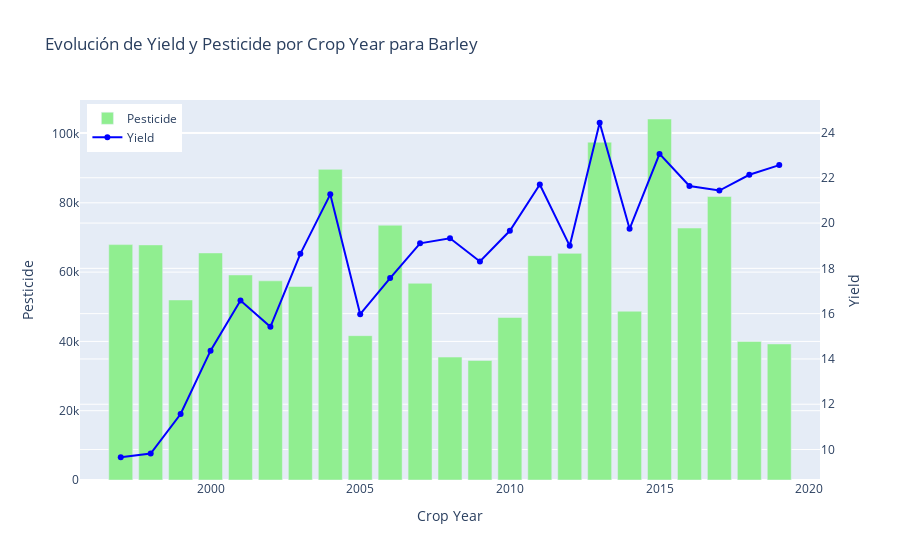
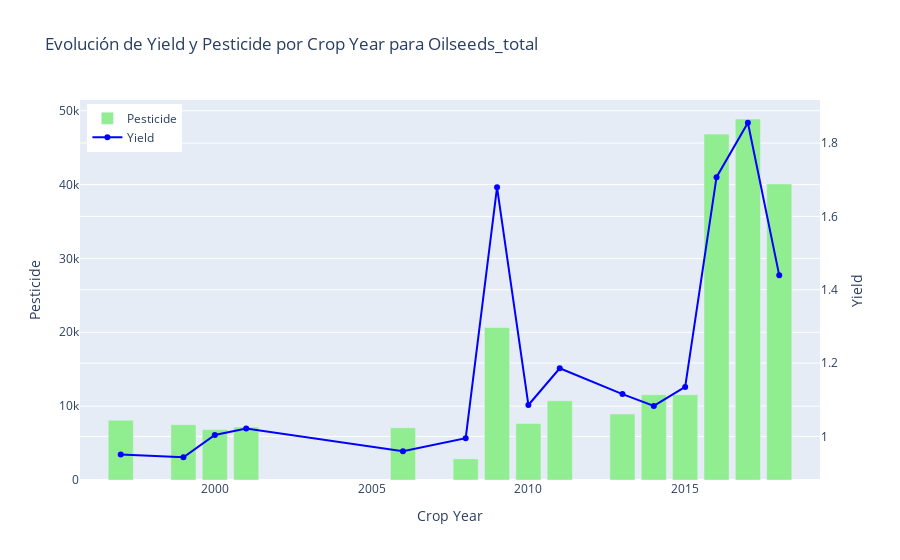
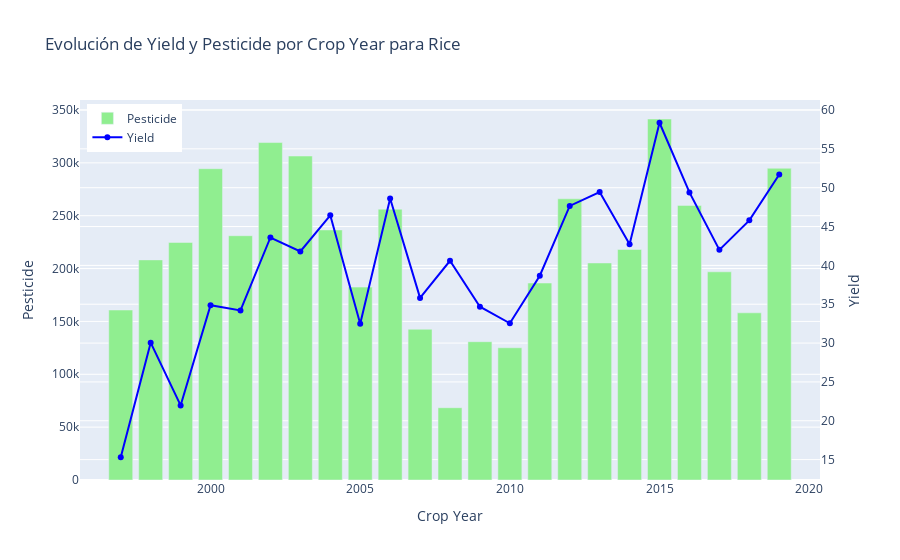
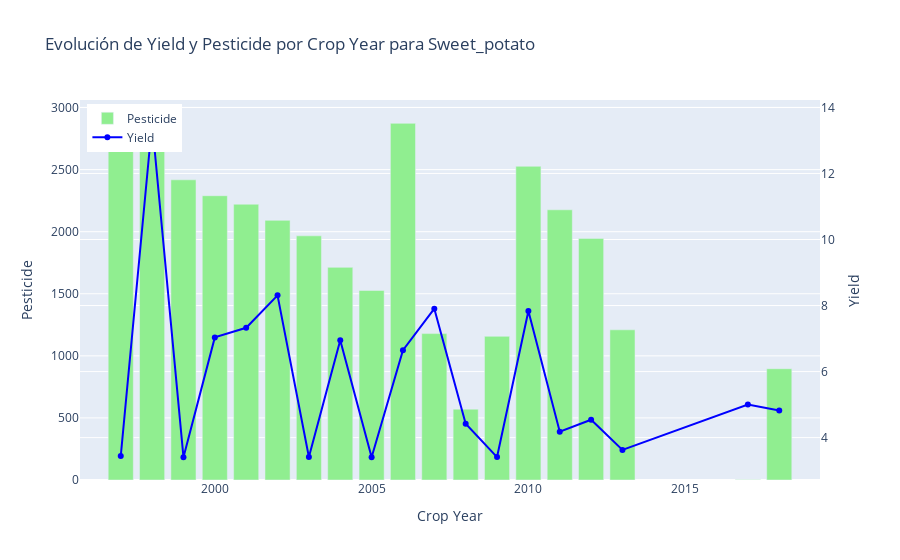

Source (notebook cell) for these figures, in order:
### Markdown cell above
### Pesticide

### Code cell
for name, df in work_dfs.items():
    rinde_por_columna_interactivo(df, "Pesticide", name)

### Figure 1 — Plotly figure (JSON) as saved in the notebook; plotly's stock layout.template omitted (floating-point values rounded to 4 significant figures)
{"data": [{"marker": {"color": "lightgreen"}, "name": "Pesticide", "type": "bar", "x": [1997, 1998, 1999, 2000, 2001, 2002, 2003, 2004, 2005, 2006, 2007, 2008, 2009, 2010, 2011, 2012, 2013, 2014, 2015, 2016, 2017, 2018, 2019], "y": [67940.0, 67850.0, 51960.0, 65540.0, 59180.0, 57480.0, 55860.0, 89660.0, 41660.0, 73520.0, 56780.0, 35480.0, 34490.0, 46900.0, 64750.0, 65410.0, 97510.0, 48710.0, 104200.0, 72720.0, 81840.0, 39990.0, 39260.0]}, {"marker": {"color": "blue"}, "mode": "lines+markers", "name": "Yield", "type": "scatter", "x": [1997, 1998, 1999, 2000, 2001, 2002, 2003, 2004, 2005, 2006, 2007, 2008, 2009, 2010, 2011, 2012, 2013, 2014, 2015, 2016, 2017, 2018, 2019], "y": [9.659, 9.82, 11.57, 14.37, 16.58, 15.42, 18.64, 21.27, 15.98, 17.57, 19.1, 19.33, 18.3, 19.66, 21.7, 18.99, 24.43, 19.74, 23.05, 21.64, 21.44, 22.13, 22.56], "yaxis": "y2"}], "layout": {"bargap": 0.2, "legend": {"x": 0.01, "y": 0.99}, "title": {"text": "Evolución de Yield y Pesticide por Crop Year para Barley"}, "xaxis": {"title": {"text": "Crop Year"}}, "yaxis": {"title": {"text": "Pesticide"}}, "yaxis2": {"overlaying": "y", "side": "right", "title": {"text": "Yield"}}}}

### Figure 2 — Plotly figure (JSON) as saved in the notebook; plotly's stock layout.template omitted (floating-point values rounded to 4 significant figures)
{"data": [{"marker": {"color": "lightgreen"}, "name": "Pesticide", "type": "bar", "x": [1997, 1999, 2000, 2001, 2006, 2008, 2009, 2010, 2011, 2013, 2014, 2015, 2016, 2017, 2018], "y": [8097.0, 7492.0, 6838.0, 7166.0, 7075.0, 2861.0, 20650.0, 7645.0, 10720.0, 8941.0, 11550.0, 11550.0, 46830.0, 48880.0, 40080.0]}, {"marker": {"color": "blue"}, "mode": "lines+markers", "name": "Yield", "type": "scatter", "x": [1997, 1999, 2000, 2001, 2006, 2008, 2009, 2010, 2011, 2013, 2014, 2015, 2016, 2017, 2018], "y": [0.9508, 0.9431, 1.004, 1.022, 0.9594, 0.995, 1.679, 1.086, 1.186, 1.115, 1.083, 1.135, 1.707, 1.855, 1.439], "yaxis": "y2"}], "layout": {"bargap": 0.2, "legend": {"x": 0.01, "y": 0.99}, "title": {"text": "Evolución de Yield y Pesticide por Crop Year para Oilseeds_total"}, "xaxis": {"title": {"text": "Crop Year"}}, "yaxis": {"title": {"text": "Pesticide"}}, "yaxis2": {"overlaying": "y", "side": "right", "title": {"text": "Yield"}}}}

### Figure 3 — Plotly figure (JSON) as saved in the notebook; plotly's stock layout.template omitted (floating-point values rounded to 4 significant figures)
{"data": [{"marker": {"color": "lightgreen"}, "name": "Pesticide", "type": "bar", "x": [1997, 1998, 1999, 2000, 2001, 2002, 2003, 2004, 2005, 2006, 2007, 2008, 2009, 2010, 2011, 2012, 2013, 2014, 2015, 2016, 2017, 2018, 2019], "y": [160800.0, 208200.0, 224700.0, 294500.0, 231100.0, 319200.0, 306500.0, 236600.0, 182500.0, 256200.0, 142600.0, 68360.0, 130800.0, 125100.0, 186300.0, 266000.0, 205300.0, 218100.0, 341500.0, 259700.0, 196900.0, 158100.0, 294900.0]}, {"marker": {"color": "blue"}, "mode": "lines+markers", "name": "Yield", "type": "scatter", "x": [1997, 1998, 1999, 2000, 2001, 2002, 2003, 2004, 2005, 2006, 2007, 2008, 2009, 2010, 2011, 2012, 2013, 2014, 2015, 2016, 2017, 2018, 2019], "y": [15.3, 30.05, 21.97, 34.87, 34.2, 43.59, 41.79, 46.45, 32.48, 48.62, 35.81, 40.6, 34.68, 32.55, 38.67, 47.65, 49.43, 42.71, 58.36, 49.4, 42.0, 45.79, 51.7], "yaxis": "y2"}], "layout": {"bargap": 0.2, "legend": {"x": 0.01, "y": 0.99}, "title": {"text": "Evolución de Yield y Pesticide por Crop Year para Rice"}, "xaxis": {"title": {"text": "Crop Year"}}, "yaxis": {"title": {"text": "Pesticide"}}, "yaxis2": {"overlaying": "y", "side": "right", "title": {"text": "Yield"}}}}

### Figure 4 — Plotly figure (JSON) as saved in the notebook; plotly's stock layout.template omitted (floating-point values rounded to 4 significant figures)
{"data": [{"marker": {"color": "lightgreen"}, "name": "Pesticide", "type": "bar", "x": [1997, 1998, 1999, 2000, 2001, 2002, 2003, 2004, 2005, 2006, 2007, 2008, 2009, 2010, 2011, 2012, 2013, 2017, 2018], "y": [2908.0, 2759.0, 2418.0, 2290.0, 2221.0, 2091.0, 1967.0, 1713.0, 1526.0, 2873.0, 1179.0, 570.5, 1157.0, 2527.0, 2176.0, 1946.0, 1210.0, 2.66, 896.4]}, {"marker": {"color": "blue"}, "mode": "lines+markers", "name": "Yield", "type": "scatter", "x": [1997, 1998, 1999, 2000, 2001, 2002, 2003, 2004, 2005, 2006, 2007, 2008, 2009, 2010, 2011, 2012, 2013, 2017, 2018], "y": [3.44, 13.54, 3.409, 7.035, 7.327, 8.308, 3.412, 6.947, 3.406, 6.645, 7.906, 4.421, 3.411, 7.833, 4.178, 4.54, 3.626, 5.0, 4.819], "yaxis": "y2"}], "layout": {"bargap": 0.2, "legend": {"x": 0.01, "y": 0.99}, "title": {"text": "Evolución de Yield y Pesticide por Crop Year para Sweet_potato"}, "xaxis": {"title": {"text": "Crop Year"}}, "yaxis": {"title": {"text": "Pesticide"}}, "yaxis2": {"overlaying": "y", "side": "right", "title": {"text": "Yield"}}}}
